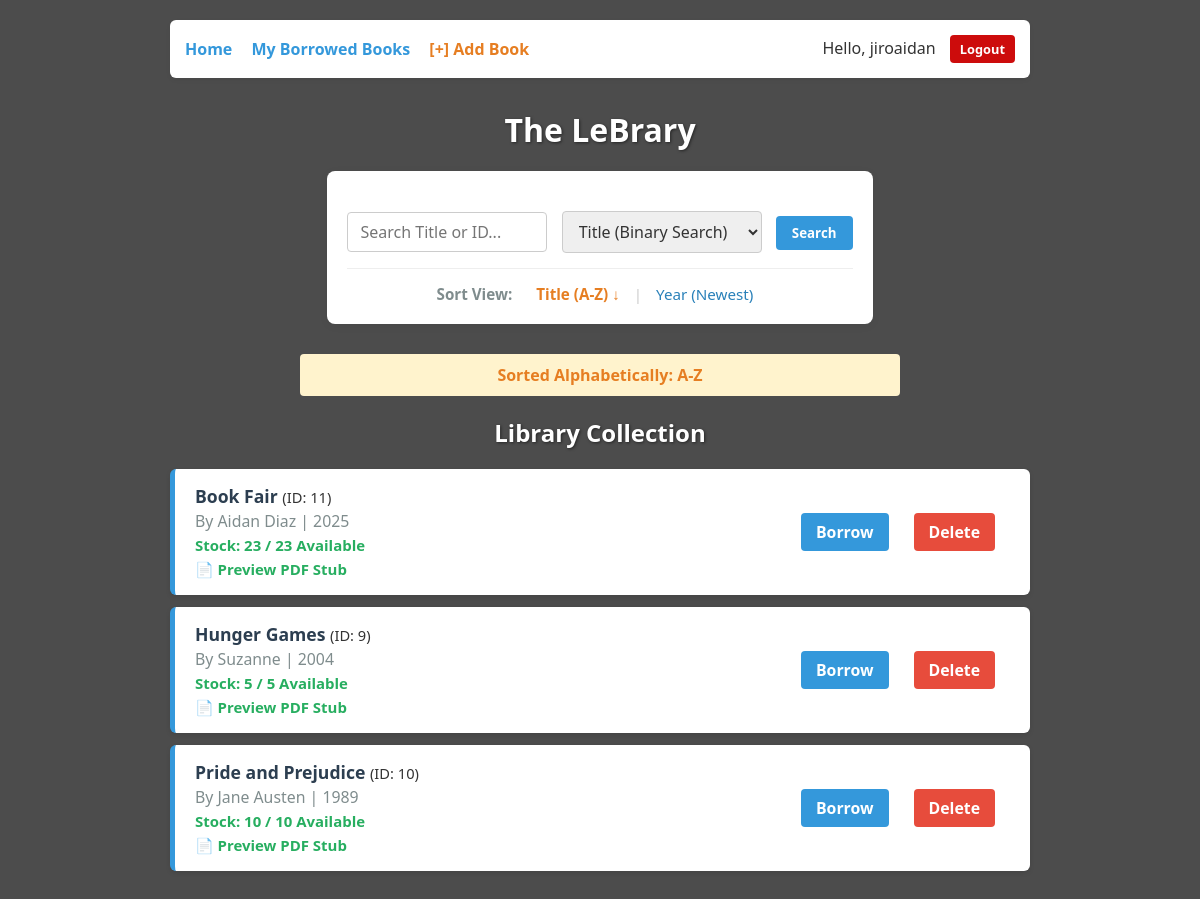
The page /?sort=title&dir=asc (signed in) on the database its author committed.
### library_app/models.py (models this page shows, shortened)
class Book(models.Model):
    title = models.CharField(max_length=200)
    author = models.CharField(max_length=200)
    year = models.IntegerField()
    pdf_stub = models.FileField(upload_to='books/', blank=True, null=True)
    quantity = models.IntegerField(default=3)
    @property
    def available_stock(self):
        active_borrows = self.borrowing_set.count()
        return self.quantity - active_borrows

### library_app/views.py (the view)
# urls.py: path('', views.library_home, name='library_home'),
@login_required
def library_home(request):
    all_books = list(Book.objects.all())
    query = request.GET.get('q')
    search_type = request.GET.get('type')
    sort_by = request.GET.get('sort')
    direction = request.GET.get('dir', 'asc')
    books_to_display = []
    message = ""
    if query:
        if search_type == 'id':
            try:
                target_id = int(query)
                book_map = build_id_hash_map(all_books)
                if target_id in book_map:
                    books_to_display = [book_map[target_id]]
                else:
                    message = "Book ID not found."
            except ValueError:
                message = "Invalid ID."
        elif search_type == 'title':
            sorted_books = merge_sort(all_books, key='title')
            result = binary_search(sorted_books, query)
            if result:
                books_to_display = [result]
            else:
                books_to_display = [b for b in sorted_books if query.lower() in b.title.lower()]
                if not books_to_display:
                    message = "No exact match found."
                    books_to_display = sorted_books[:5]
    else:
        if sort_by == 'year':
            root = None
            for book in all_books:
                root = insert_bst(root, book)
            books_to_display = []
            if direction == 'desc':
                reverse_inorder_traversal(root, books_to_display)
                message = "Sorted by Year: Newest First"
            else:
                inorder_traversal(root, books_to_display)
                message = "Sorted by Year: Oldest First"
        elif sort_by == 'title':
            is_reverse = (direction == 'desc')
            books_to_display = merge_sort(all_books, key='title', reverse=is_reverse)
            if is_reverse:
                message = "Sorted Alphabetically: Z-A"
            else:
                message = "Sorted Alphabetically: A-Z"
        else:
            books_to_display = merge_sort(all_books, key='title')
    next_title_dir = 'desc' if sort_by == 'title' and direction == 'asc' else 'asc'
    next_year_dir = 'asc' if sort_by == 'year' and direction == 'desc' else 'desc'
    return render(request, 'library_app/library.html', {
        'books': books_to_display,
        'message': message,
        'current_sort': sort_by,
        'current_dir': direction,
        'next_title_dir': next_title_dir,
        'next_year_dir': next_year_dir
    })

### library_app/algo.py (called while the page is built)
def merge_sort(books, key='title', reverse=False):
    if len(books) <= 1:
        return books
    mid = len(books) // 2
    left = merge_sort(books[:mid], key, reverse)
    right = merge_sort(books[mid:], key, reverse)
    return merge(left, right, key, reverse)

def merge(left, right, key, reverse):
    result = []
    i = j = 0
    while i < len(left) and j < len(right):
        val_left = getattr(left[i], key)
        val_right = getattr(right[j], key)
        if isinstance(val_left, str): val_left = val_left.lower()
        if isinstance(val_right, str): val_right = val_right.lower()
        if reverse:
            condition = val_left > val_right
        else:
            condition = val_left < val_right
        if condition:
            result.append(left[i])
            i += 1
        else:
            result.append(right[j])
            j += 1
    result.extend(left[i:])
    result.extend(right[j:])
    return result

### library_app/templates/library_app/library.html (shortened to what this page needs)
{% extends 'base.html' %}
{% block content %}
<div style="text-align: center; margin-bottom: 30px;">
    <h1>The LeBrary</h1>
    <div class="search-container" style="background: white; padding: 20px; border-radius: 8px; display: inline-block; box-shadow: 0 2px 10px rgba(0,0,0,0.05);">
        <form method="get" style="margin-bottom: 15px;">
            <input type="text" name="q" placeholder="Search Title or ID..." value="{{ request.GET.q }}">
            <select name="type">
                <option value="title">Title (Binary Search)</option>
            </select>
            <button type="submit">Search</button>
        </form>
        <div style="border-top: 1px solid #eee; margin: 15px 0;"></div>
        <div style="font-size: 0.95em;">
            <span style="font-weight: bold; color: #7f8c8d; margin-right: 10px;">Sort View:</span>
            <a href="{% url 'library_home' %}?sort=title&dir={{ next_title_dir }}"
               class="sort-link {% if current_sort == 'title' %}active{% endif %}">
                Title
                {% if current_sort == 'title' %}
                    {% if current_dir == 'asc' %}(A-Z) &#8595;{% else %}(Z-A) &#8593;{% endif %}
                {% else %}
                    (A-Z)
                {% endif %}
            </a>
            <span style="color: #ccc;">|</span>
            <a href="{% url 'library_home' %}?sort=year&dir={{ next_year_dir }}"
               class="sort-link {% if current_sort == 'year' %}active{% endif %}">
                Year
                {% if current_sort == 'year' %}
                    {% if current_dir == 'desc' %}(Newest) &#8595;{% else %}(Oldest) &#8593;{% endif %}
                {% else %}
                    (Newest)
                {% endif %}
            </a>
        </div>
    </div>
</div>
{% if message %}
    <p style="text-align:center; color: #e67e22; font-weight:bold; background: #fff3cd; padding: 10px; border-radius: 4px; max-width: 600px; margin: 0 auto 20px auto;">
        {{ message }}
    </p>
{% endif %}
<h2>Library Collection</h2>
{% for book in books %}
    <div class="book-card">
        <div style="display:flex; justify-content:space-between; align-items:center;">
            <div>
                <strong>{{ book.title }}</strong> <small>(ID: {{ book.id }})</small><br>
                <span style="font-size: 0.9em; color: #7f8c8d;">By {{ book.author }} | {{ book.year }}</span>
                <br>
                <span class="stock-status {% if book.available_stock > 0 %}stock-ok{% else %}stock-out{% endif %}">
                    Stock: {{ book.available_stock }} / {{ book.quantity }} Available
                </span>
                {% if book.pdf_stub %}
                    <br>
                    <a href="{{ book.pdf_stub.url }}" target="_blank" style="font-size: 0.85em; color: #27ae60; text-decoration: none;">
                        📄 Preview PDF Stub
                    </a>
                {% endif %}
            </div>
            <div style="display: flex; gap: 10px;">
                {% if book.available_stock > 0 %}
                    <a href="{% url 'borrow_book' book.id %}" class="borrow-btn">Borrow</a>
                {% else %}
                    <button disabled style="background: #95a5a6; color: white; border:none; padding: 8px 15px; border-radius: 4px; cursor: not-allowed;">
                        Out of Stock
                    </button>
                {% endif %}
                {% if user.is_staff %}
                    <a href="{% url 'delete_book' book.id %}"
                       class="delete-btn"
                       onclick="return confirm('Are you sure you want to delete {{ book.title }}?');">
                       Delete
                    </a>
                {% endif %}
            </div>
        </div>
    </div>
{% empty %}
    <p style="text-align: center; margin-top: 30px; color: #7f8c8d;">No books available in the library.</p>
{% endfor %}
{% endblock %}

### library_app/templates/base.html (shortened to what this page needs)
{% load static %}
<!DOCTYPE html>
<html>
<head>
    <link rel="stylesheet" href="{% static 'library_app/dashboard.css' %}">
</head>
<body>
    <nav>
        <div>
            <a href="{% url 'library_home' %}">Home</a>
            {% if user.is_authenticated %}
                <a href="{% url 'my_books' %}">My Borrowed Books</a>
                {% if user.is_staff %}
                    <a href="{% url 'add_book' %}" style="color: #e67e22;">[+] Add Book</a>
                {% endif %}
            {% endif %}
        </div>
        <div>
            {% if user.is_authenticated %}
                <span>Hello, {{ user.username }}</span>
                <form action="{% url 'logout' %}" method="post" style="display:inline; margin-left: 10px;">
                    <button type="submit" style="background-color: #cd0c0c; padding: 5px 10px; font-size: 0.8em;">Logout</button>
                </form>
            {% else %}
                <a href="{% url 'login' %}">Login</a>
                <a href="{% url 'signup' %}">Signup</a>
            {% endif %}
        </div>
    </nav>
    {% block content %}{% endblock %}
</body>
</html>

### library_app/static/library_app/dashboard.css (style rules this page uses)
* { box-sizing: border-box; margin: 0; padding: 0; font-family: 'Segoe UI', Tahoma, Geneva, Verdana, sans-serif; }
body { background: linear-gradient(rgba(0, 0, 0, 0.7), rgba(0, 0, 0, 0.7)), url('/static/images/lib_bg.jpg'); background-size: cover; background-position: center center; background-attachment: fixed; min-height: 100vh; padding: 20px; max-width: 900px; margin: 0 auto; color: #ecf0f1; }
h1, h2, h3 { text-align: center; margin-bottom: 20px; color: #ffffff; font-weight: 700; text-shadow: 1px 1px 3px rgba(0,0,0,0.5); }
nav, .search-container, .book-card, .form-container { background-color: white; color: #333 !important; }
.form-container h2, .book-card strong, .book-card h3 { color: #2c3e50; text-shadow: none; }
nav { padding: 15px; border-radius: 6px; margin-bottom: 30px; box-shadow: 0 2px 5px rgba(0,0,0,0.05); display: flex; justify-content: space-between; align-items: center; }
a { color: #3498db; text-decoration: none; margin-right: 15px; transition: color 0.3s ease; font-weight: 600; }
form { margin: 20px 0; text-align: center; }
input[type="text"], select { padding: 8px 12px; font-size: 1em; border: 1.5px solid #ccc; border-radius: 4px; margin-right: 10px; width: 200px; max-width: 80vw; transition: border-color 0.3s ease; color: #333; }
button { padding: 8px 16px; background-color: #3498db; border: none; color: white; font-weight: 600; border-radius: 4px; cursor: pointer; transition: background-color 0.3s ease; }
ul li, .book-card { background-color: white; margin-bottom: 12px; padding: 15px 20px; border-radius: 6px; box-shadow: 0 2px 5px rgba(0,0,0,0.1); font-size: 1.1em; border-left: 5px solid #3498db; }
.active { color: #27ae60; }
.borrow-btn { background-color: #3498db; color: white; padding: 8px 15px; border-radius: 4px; font-size: 0.9em; font-weight: 600; text-decoration: none; transition: background 0.3s; }
.delete-btn { background-color: #e74c3c; color: white; padding: 8px 15px; border-radius: 4px; font-size: 0.9em; font-weight: 600; text-decoration: none; transition: background 0.3s; }
.sort-link { margin: 0 10px; color: #2980b9; text-decoration: none; font-weight: normal; cursor: pointer; }
.sort-link.active { color: #e67e22; font-weight: bold; }
.stock-status { font-size: 0.85em; font-weight: bold; }
.stock-ok { color: #27ae60; }

### rows shown on the page
Book: title "Book Fair", id "11", author "Aidan Diaz", year "2025", available_stock "23", quantity "23", shows "Borrow"
Book: title "Hunger Games", id "9", author "Suzanne", year "2004", available_stock "5", quantity "5", shows "Borrow"
Book: title "Pride and Prejudice", id "10", author "Jane Austen", year "1989", available_stock "10", quantity "10", shows "Borrow"

### other values the page prints
{{ user.username }} "jiroaidan"
{{ message }} "Sorted Alphabetically: A-Z"
